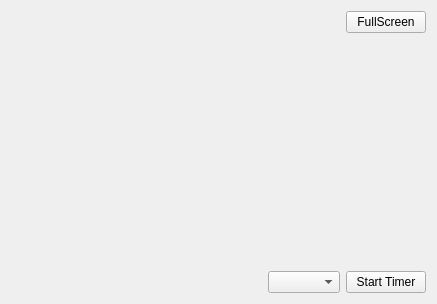
<?xml version="1.0" encoding="UTF-8"?>
<ui version="4.0">
 <class>MainWindow</class>
 <widget class="QMainWindow" name="MainWindow">
  <property name="geometry">
   <rect>
    <x>0</x>
    <y>0</y>
    <width>437</width>
    <height>304</height>
   </rect>
  </property>
  <property name="sizePolicy">
   <sizepolicy hsizetype="Expanding" vsizetype="Expanding">
    <horstretch>0</horstretch>
    <verstretch>0</verstretch>
   </sizepolicy>
  </property>
  <property name="windowTitle">
   <string>Timer</string>
  </property>
  <property name="windowIcon">
   <iconset resource="resources.qrc">
    <normaloff>:/icon/icons.ico</normaloff>:/icon/icons.ico</iconset>
  </property>
  <widget class="QWidget" name="centralWidget">
   <property name="sizePolicy">
    <sizepolicy hsizetype="Expanding" vsizetype="Expanding">
     <horstretch>0</horstretch>
     <verstretch>0</verstretch>
    </sizepolicy>
   </property>
   <layout class="QVBoxLayout" name="verticalLayout">
    <item>
     <layout class="QHBoxLayout" name="horizontalLayout_2">
      <item>
       <spacer name="horizontalSpacer_2">
        <property name="orientation">
         <enum>Qt::Horizontal</enum>
        </property>
        <property name="sizeHint" stdset="0">
         <size>
          <width>40</width>
          <height>20</height>
         </size>
        </property>
       </spacer>
      </item>
      <item>
       <widget class="QPushButton" name="fullscreen">
        <property name="text">
         <string>FullScreen</string>
        </property>
       </widget>
      </item>
     </layout>
    </item>
    <item>
     <widget class="TimeDisplay" name="timeDisplay" native="true">
      <property name="sizePolicy">
       <sizepolicy hsizetype="Expanding" vsizetype="Expanding">
        <horstretch>0</horstretch>
        <verstretch>0</verstretch>
       </sizepolicy>
      </property>
     </widget>
    </item>
    <item>
     <layout class="QHBoxLayout" name="horizontalLayout">
      <item>
       <spacer name="horizontalSpacer">
        <property name="orientation">
         <enum>Qt::Horizontal</enum>
        </property>
        <property name="sizeHint" stdset="0">
         <size>
          <width>40</width>
          <height>20</height>
         </size>
        </property>
       </spacer>
      </item>
      <item>
       <widget class="QComboBox" name="timeSelection"/>
      </item>
      <item>
       <widget class="QPushButton" name="startTimer">
        <property name="text">
         <string>Start Timer</string>
        </property>
       </widget>
      </item>
     </layout>
    </item>
   </layout>
  </widget>
 </widget>
 <layoutdefault spacing="6" margin="11"/>
 <customwidgets>
  <customwidget>
   <class>TimeDisplay</class>
   <extends>QWidget</extends>
   <header>mainwindow.h</header>
   <container>1</container>
  </customwidget>
 </customwidgets>
 <resources>
  <include location="resources.qrc"/>
 </resources>
 <connections/>
</ui>
